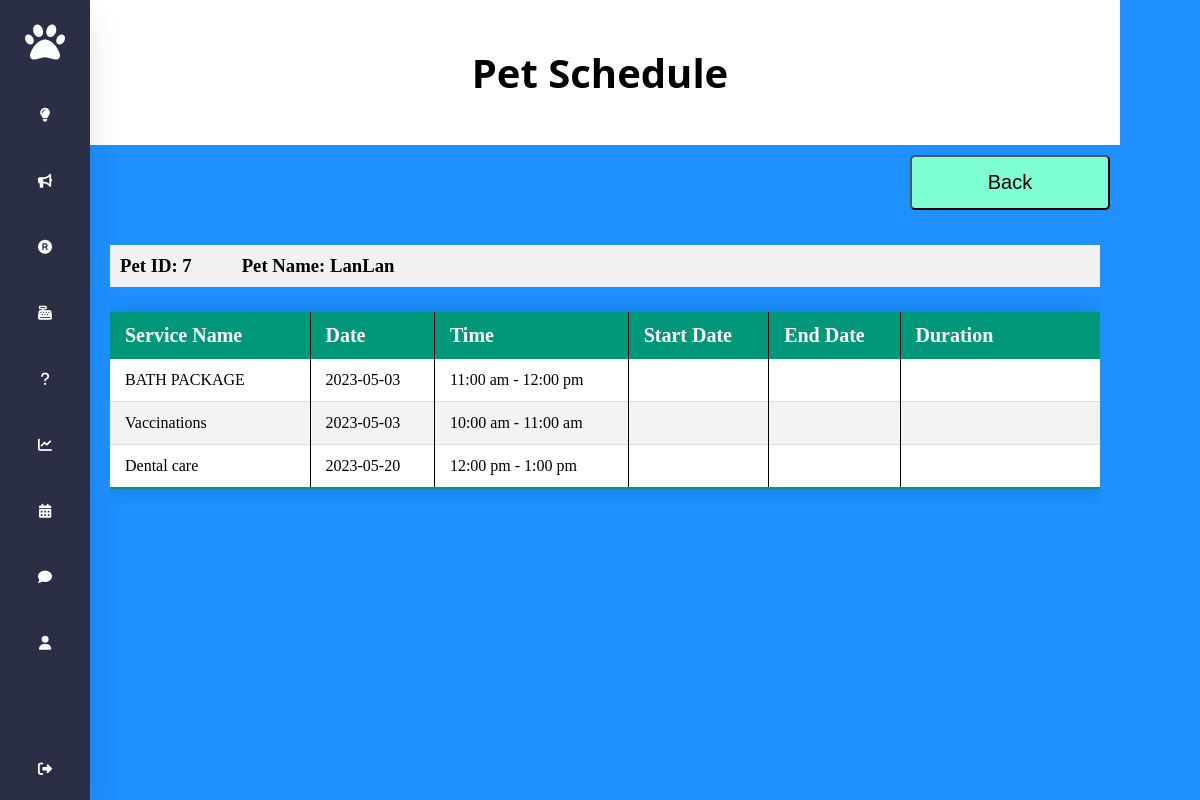
Page /Staff/ViewSchedule.php?petid=7 (signed in) on the committed database.
### tables this page shows
CREATE TABLE `pet` (
  `petid` int(5) NOT NULL,
  `petname` varchar(50) NOT NULL,
  `type` varchar(10) DEFAULT NULL,
  `dob` date DEFAULT NULL,
  `gender` varchar(6) DEFAULT NULL,
  `description` tinytext DEFAULT NULL,
  `noic` varchar(12) DEFAULT NULL
);

CREATE TABLE `schedule` (
  `scheduleid` int(11) NOT NULL,
  `date` date DEFAULT NULL,
  `time` varchar(50) DEFAULT NULL,
  `S_Date` date DEFAULT NULL,
  `E_Date` date DEFAULT NULL,
  `Duration` int(5) DEFAULT NULL,
  `serviceid` int(5) NOT NULL,
  `subserviceid` int(5) NOT NULL,
  `petid` int(5) NOT NULL,
  `status` varchar(10) NOT NULL
);

CREATE TABLE `subservice` (
  `subserviceid` int(5) NOT NULL,
  `serviceid` int(5) NOT NULL,
  `subname` varchar(50) NOT NULL,
  `price` decimal(10,2) NOT NULL
);

### Staff/ViewSchedule.php (the view, shortened to what this page needs)
<?php
include '../Customer/condb.php';
?>
                    <?php
                        $PetID = $_GET['petid'];
                        $sql = "SELECT * from pet where petid = '$PetID';";
                        $run = mysqli_query($con,$sql);
                        while($show = mysqli_fetch_assoc($run)){
                        $PetID = $show['petid'];
                        $Petname = $show['petname'];
                        }
                    ?>
<!DOCTYPE html>
<html lang="en">
<head>
    <link rel="stylesheet" href="../assets/css/staff/staffstyle.css">
    <link rel="stylesheet" href="../assets/css/staff/form.css">
    <link rel="stylesheet" href="../assets/css/staff/table.css">
</head>
<body>
    <?php
        include 'Sidebar.php';
    ?>
    <section>
    <div class="home-title">
        <h1>Pet Schedule</h1>
    </div>
        <div class="btn-container">
            <div class="right-top-button">
                <a href="ProgressionDetails.php?petid=<?php echo $PetID ?>&petname=<?php echo $Petname ?>"><button> Back</button></a>
            </div>
        </div>
        <div class="table">
            <table class="content-table" >
                <thead>
                    <div class="petdata">
                        <div class="data-pet">
                            <h3>Pet ID: <?php echo $PetID; ?></h3>
                        </div>
                        <div class="data-pet">
                            <h3>Pet Name: <?php echo $Petname; ?></h3>
                        </div>
                    </div>
                    <tr>
                        <th>Service Name</th>
                        <th>Date</th>
                        <th>Time</th>
                        <th>Start Date</th>
                        <th>End Date</th>
                        <th>Duration</th>
                    </tr>
                </thead>
                <tbody>
                <?php
                    $SQL = "SELECT * from schedule where petid = '$PetID';";
                    $run = mysqli_query($con,$SQL);
                    $num = mysqli_num_rows($run);
                    if($num > 0){
                        while($fetch = mysqli_fetch_assoc($run)){
                            $Date = $fetch['date'];
                            $Time = $fetch['time'];
                            $S_Date = $fetch['S_Date'];
                            $E_Date = $fetch['E_Date'];
                            $Duration = $fetch['Duration'];
                            $subserviceid = $fetch['subserviceid'];
                            $SQL = "SELECT subname FROM subservice where subserviceid = '$subserviceid';";
                            $getdata = mysqli_query($con,$SQL);
                            $GET = mysqli_fetch_assoc($getdata);
                            $subname = $GET['subname'];
                        ?>
                            <tr>
                                <td><?php echo $subname; ?></td>
                                <td><?php echo $Date; ?></td>
                                <td><?php echo $Time; ?></td>
                                <td><?php echo $S_Date; ?></td>
                                <td><?php echo $E_Date; ?></td>
                                <td><?php echo $Duration; ?></td>
                            </tr>
                        <?php
                        }
                    }
                ?>
                </tbody>
            </table>
        </div>
    </section>
</body>
</html>

### assets/css/staff/staffstyle.css (style rules this page uses)
section { padding-left: 80px; }
.home-title { width: 100%; height: 145px; display: flex; align-items: center; justify-content: center; text-align: center; background-color: white; }
.home-title h1 { font-size: 40px; color: white; color: black; font-family: 'Segoe UI', Tahoma, Geneva, Verdana, sans-serif; }

### assets/css/staff/form.css (style rules this page uses)
.btn-container { height: 100px; width: 100%; }
.right-top-button { float: right; margin: 10px 10px 0px 0px; }
.right-top-button button { width: 200px; height: 55px; background-color: aquamarine; font-size: 20px; border-radius: 5px; transition: all 0.3s ease-in-out; }
.petdata { background-color: #f1f1f1; width: 100%; margin: 0 auto; display: flex; justify-content: flex-start; align-items: center; padding: 10px; }
.data-pet h3 { margin: 0; }
.data-pet:first-child { margin-right: 50px; }

### assets/css/staff/table.css (style rules this page uses)
.table { max-width: 100%; overflow-x: auto; margin: 0 20px 0 30px; }
.content-table { width: 100%; border-collapse: collapse; margin: 25px 0; font-size: 0.9em; min-width: 400px; border-radius: 5px 5px 0 0; overflow: hidden; box-shadow: 0 0 20px rgba(0, 0, 0, 0.15); max-height: 400px; overflow-y: auto; }
.content-table thead tr { background-color: #009879; color: #fff; text-align: left; font-weight: bold; }
.content-table th { padding: 12px 15px; font-size: 20px; }
.content-table td { padding: 12px 15px; font-size: 16px; }
.content-table td:last-child { text-align: center; }
.content-table th:not(:last-child), .content-table td:not(:last-child) { border-right: 1px solid black; }
.content-table th:first-child, .content-table th:last-child { width: 200px; }
.content-table tbody tr { border-bottom: 1px solid #ddd; }
.content-table tbody tr:nth-of-type(odd) { background-color: #fff; }
.content-table tbody tr:nth-of-type(even) { background-color: #f3f3f3; }
.content-table tbody tr:last-of-type { border-bottom: 2px solid #009879; }

### assets/css/staff/sidebar.css (style rules this page uses)
* { margin: 0; padding: 0; box-sizing: border-box; }
body { background: #1E90FF; }

### rows in the picture
pet: petid "7", petname "LanLan"
schedule: subserviceid.subname "BATH PACKAGE", date "2023-05-03", time "11:00 am - 12:00 pm"
schedule: subserviceid.subname "Vaccinations", date "2023-05-03", time "10:00 am - 11:00 am"
schedule: subserviceid.subname "Dental care", date "2023-05-20", time "12:00 pm - 1:00 pm"
